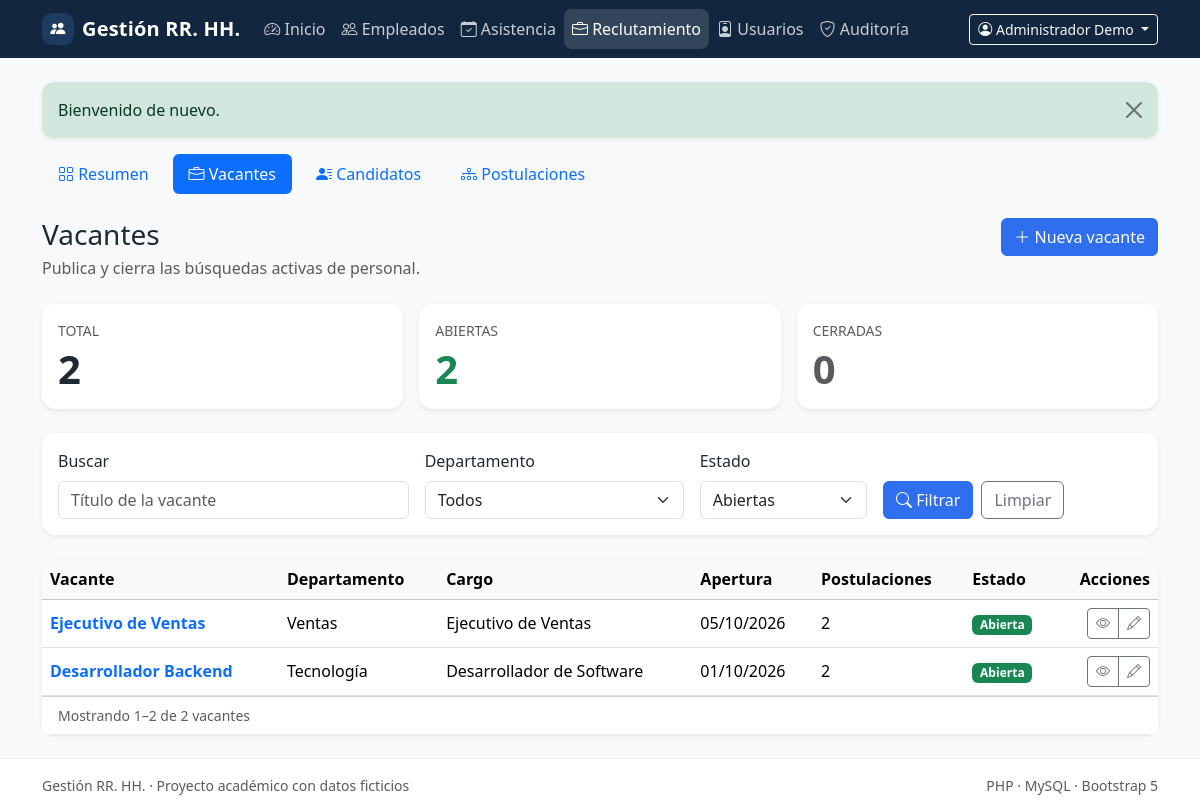
/vacancies?status=open (signed in), run on the app's committed database.
### tables this page shows
CREATE TABLE IF NOT EXISTS users (
    id BIGINT UNSIGNED NOT NULL AUTO_INCREMENT,
    name VARCHAR(120) NOT NULL,
    email VARCHAR(190) NOT NULL,
    password_hash VARCHAR(255) NOT NULL,
    password_changed_at DATETIME(6) NULL,
    role ENUM('admin', 'hr') NOT NULL DEFAULT 'hr',
    is_active TINYINT(1) NOT NULL DEFAULT 1,
    last_login_at DATETIME NULL,
    created_at TIMESTAMP NOT NULL DEFAULT CURRENT_TIMESTAMP,
    updated_at TIMESTAMP NOT NULL DEFAULT CURRENT_TIMESTAMP ON UPDATE CURRENT_TIMESTAMP,
    PRIMARY KEY (id),
    UNIQUE KEY uq_users_email (email),
    KEY idx_users_role_active (role, is_active)
);

CREATE TABLE IF NOT EXISTS vacancies (
    id BIGINT UNSIGNED NOT NULL AUTO_INCREMENT,
    title VARCHAR(150) NOT NULL,
    description TEXT NULL,
    department_id BIGINT UNSIGNED NOT NULL,
    position_id BIGINT UNSIGNED NULL,
    opening_date DATE NOT NULL,
    closing_date DATE NULL,
    status ENUM('open', 'closed') NOT NULL DEFAULT 'open',
    created_by BIGINT UNSIGNED NULL,
    updated_by BIGINT UNSIGNED NULL,
    created_at TIMESTAMP NOT NULL DEFAULT CURRENT_TIMESTAMP,
    updated_at TIMESTAMP NOT NULL DEFAULT CURRENT_TIMESTAMP ON UPDATE CURRENT_TIMESTAMP,
    PRIMARY KEY (id),
    KEY idx_vacancies_status (status),
    KEY idx_vacancies_department (department_id),
    KEY idx_vacancies_opening_date (opening_date),
    CONSTRAINT fk_vacancies_department
        FOREIGN KEY (department_id) REFERENCES departments (id)
        ON UPDATE CASCADE ON DELETE RESTRICT,
    CONSTRAINT fk_vacancies_position
        FOREIGN KEY (position_id) REFERENCES positions (id)
        ON UPDATE CASCADE ON DELETE RESTRICT,
    CONSTRAINT fk_vacancies_created_by
        FOREIGN KEY (created_by) REFERENCES users (id)
        ON UPDATE CASCADE ON DELETE SET NULL,
    CONSTRAINT fk_vacancies_updated_by
        FOREIGN KEY (updated_by) REFERENCES users (id)
        ON UPDATE CASCADE ON DELETE SET NULL,
    CONSTRAINT chk_vacancies_dates
        CHECK (closing_date IS NULL OR closing_date >= opening_date)
);

### src/Modules/Recruitment/Views/vacancies/index.php (the view, shortened to what the rows shown need)
<?php
$activeTab = 'vacancies';
require dirname(__DIR__) . '/partials/tabs.php';
$statusClass = static fn (string $status): string => $status === 'open' ? 'success' : 'secondary';
?>
<div class="d-flex flex-wrap justify-content-between align-items-start gap-3 mb-4">
    <div>
        <h1 class="h3 mb-1">Vacantes</h1>
    </div>
</div>
<div class="card border-0 shadow-sm">
    <?php if ($pagination['items'] === []): ?>
        <div class="card-body py-5 text-center">
            <i class="bi bi-briefcase display-5 text-body-tertiary"></i>
            <h2 class="h5 mt-3">No hay vacantes que coincidan</h2>
            <p class="text-body-secondary mb-4">Prueba con otros filtros o crea una vacante nueva.</p>
            <div class="d-flex flex-wrap justify-content-center gap-2">
                <a href="/vacancies" class="btn btn-outline-secondary">Limpiar filtros</a>
                <a href="/vacancies/create" class="btn btn-primary">Crear vacante</a>
            </div>
        </div>
    <?php else: ?>
        <div class="table-responsive">
            <table class="table table-hover align-middle mb-0">
                <thead class="table-light">
                <tr>
                    <th scope="col">Vacante</th>
                    <th scope="col">Departamento</th>
                    <th scope="col">Cargo</th>
                    <th scope="col">Apertura</th>
                    <th scope="col">Postulaciones</th>
                    <th scope="col">Estado</th>
                    <th scope="col" class="text-end">Acciones</th>
                </tr>
                </thead>
                <tbody>
                <?php foreach ($pagination['items'] as $vacancy): ?>
                    <tr>
                        <td>
                            <a class="fw-semibold text-decoration-none"
                               href="/vacancies/<?= (int) $vacancy['id'] ?>">
                                <?= e((string) $vacancy['title']) ?>
                            </a>
                        </td>
                        <td>
                            <?= e((string) $vacancy['department_name']) ?>
                        </td>
                        <td>
                            <?php if ($vacancy['position_name'] !== null): ?>
                                <?= e((string) $vacancy['position_name']) ?>
                            <?php else: ?>
                                <span class="text-body-secondary">Sin cargo</span>
                            <?php endif; ?>
                        </td>
                        <td><?= e(format_date((string) $vacancy['opening_date'])) ?></td>
                        <td><?= (int) $vacancy['application_count'] ?></td>
                        <td>
                            <span class="badge text-bg-<?= e($statusClass((string) $vacancy['status'])) ?>">
                                <?= e(status_label((string) $vacancy['status'])) ?>
                            </span>
                        </td>
                        <td class="text-end">
                            <div class="btn-group btn-group-sm" role="group" aria-label="Acciones de la vacante">
                                <a href="/vacancies/<?= (int) $vacancy['id'] ?>" class="btn btn-outline-secondary"
                                   title="Ver detalle" aria-label="Ver detalle">
                                    <i class="bi bi-eye"></i>
                                </a>
                                <?php if ((string) $vacancy['status'] === 'open'): ?>
                                    <a href="/vacancies/<?= (int) $vacancy['id'] ?>/edit"
                                       class="btn btn-outline-secondary" title="Editar" aria-label="Editar">
                                        <i class="bi bi-pencil"></i>
                                    </a>
                                <?php endif; ?>
                            </div>
                        </td>
                    </tr>
                <?php endforeach; ?>
                </tbody>
            </table>
        </div>
    <?php endif; ?>
</div>

### src/Shared/Views/layouts/app.php (shortened to what the rows shown need)
<!doctype html>
<html lang="es">
<head>
    <link href="https://cdn.jsdelivr.net/npm/bootstrap@5.3.3/dist/css/bootstrap.min.css" rel="stylesheet">
    <link href="https://cdn.jsdelivr.net/npm/bootstrap-icons@1.11.3/font/bootstrap-icons.min.css" rel="stylesheet">
    <link href="<?= e(asset('css/app.css')) ?>" rel="stylesheet">
</head>
<body class="bg-body-tertiary d-flex flex-column min-vh-100">
<nav class="navbar navbar-expand-lg navbar-dark app-navbar">
    <div class="container">
        <div class="collapse navbar-collapse" id="mainNavigation">
            <?php if ($currentUser !== null): ?>
                <div class="dropdown">
                    <button class="btn btn-sm btn-outline-light dropdown-toggle" type="button"
                            data-bs-toggle="dropdown" aria-expanded="false">
                        <i class="bi bi-person-circle"></i>
                        <?= e((string) $currentUser['name']) ?>
                    </button>
                </div>
            <?php endif; ?>
        </div>
    </div>
</nav>
<main class="flex-grow-1 py-4">
    <div class="container">
        <?php require __DIR__ . '/../partials/flash.php'; ?>
        <?= $content ?>
    </div>
</main>
</body>
</html>

### data on the page
users: name "Administrador Demo"
vacancies: title "Ejecutivo de Ventas", department_name "Ventas", opening_date "05/10/2026", application_count "2", status "Abierta"
vacancies: title "Desarrollador Backend", department_name "Tecnología", position_name "Desarrollador de Software", opening_date "01/10/2026", application_count "2", status "Abierta"

### other printed values
$appName "Gestión RR. HH."
$item['label'] "Inicio"
$item['label'] "Empleados"
$item['label'] "Asistencia"
$item['label'] "Reclutamiento"
$item['label'] "Usuarios"
$item['label'] "Auditoría"
$message['message'] "Bienvenido de nuevo."
$tab['label'] "Resumen"
$tab['label'] "Vacantes"
$tab['label'] "Candidatos"
$tab['label'] "Postulaciones"
$summary['total'] "2"
$summary['open'] "2"
$summary['closed'] "0"
